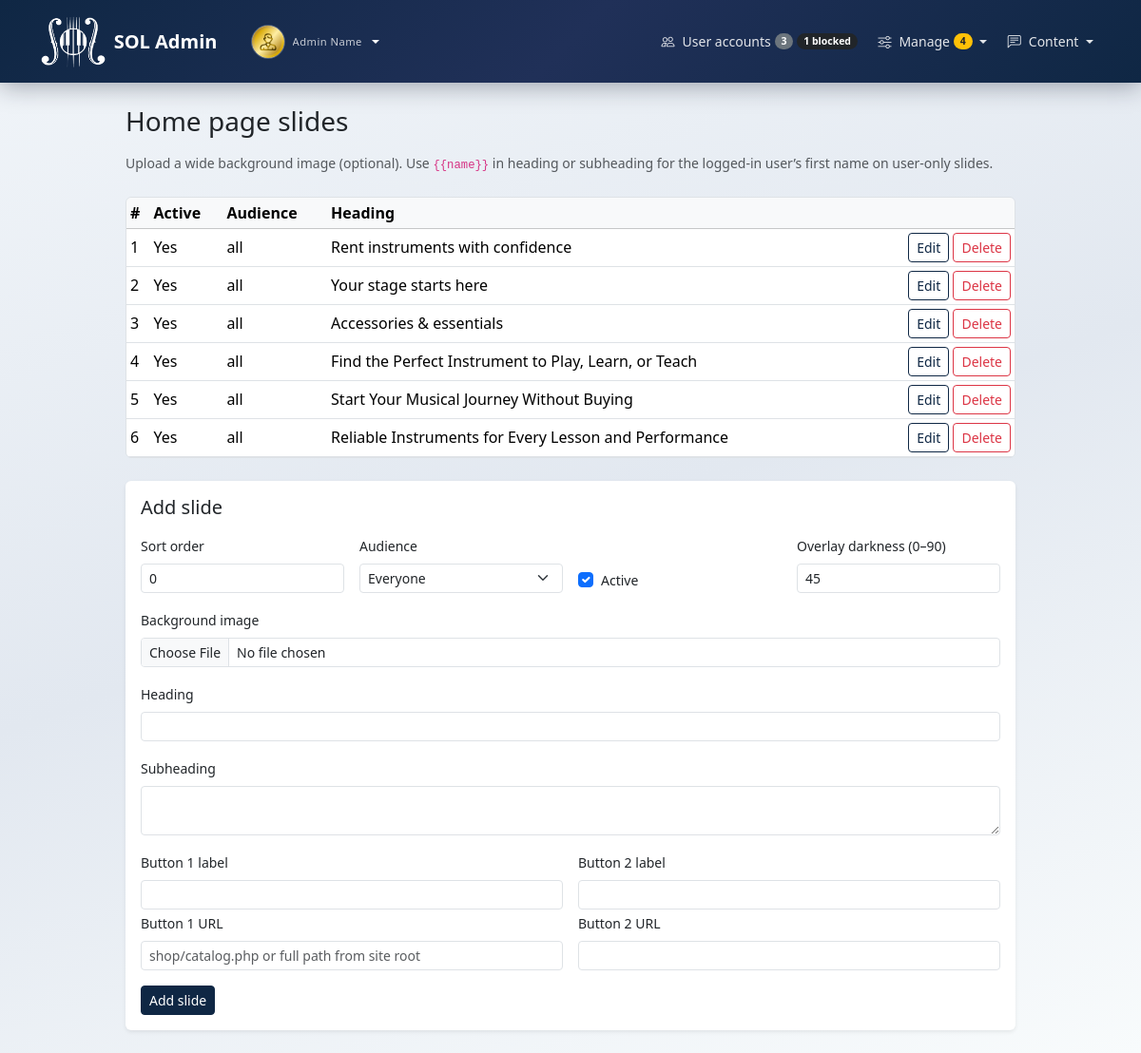
Page /admin/home_slides_admin.php (signed in) on the committed database.
### tables this page shows
CREATE TABLE IF NOT EXISTS `users` (
  `id` int(11) NOT NULL AUTO_INCREMENT,
  `first_name` varchar(255) NOT NULL,
  `last_name` varchar(255) NOT NULL,
  `pass` varchar(255) NOT NULL,
  `email` varchar(255) NOT NULL,
  `dob` date DEFAULT NULL,
  `picture` varchar(255) DEFAULT 'avatar.png',
  `status` varchar(10) NOT NULL DEFAULT 'user',
  `account_blocked` tinyint(1) NOT NULL DEFAULT 0,
  PRIMARY KEY (`id`),
  UNIQUE KEY `uk_users_email` (`email`)
);

CREATE TABLE IF NOT EXISTS `home_slides` (
  `id` int(10) UNSIGNED NOT NULL AUTO_INCREMENT,
  `sort_order` int(11) NOT NULL DEFAULT 0,
  `is_active` tinyint(1) NOT NULL DEFAULT 1,
  `audience` enum('all','guest','user') NOT NULL DEFAULT 'all',
  `background_image` varchar(255) DEFAULT NULL,
  `overlay_pct` tinyint(3) UNSIGNED NOT NULL DEFAULT 45,
  `heading` varchar(255) NOT NULL DEFAULT '',
  `subheading` text DEFAULT NULL,
  `button1_label` varchar(120) DEFAULT NULL,
  `button1_url` varchar(500) DEFAULT NULL,
  `button2_label` varchar(120) DEFAULT NULL,
  `button2_url` varchar(500) DEFAULT NULL,
  `created_at` timestamp NULL DEFAULT current_timestamp(),
  `updated_at` timestamp NULL DEFAULT NULL ON UPDATE current_timestamp(),
  PRIMARY KEY (`id`),
  KEY `idx_home_slides_order` (`is_active`,`sort_order`,`id`)
);

### admin/home_slides_admin.php (the view, shortened to what the rows shown need)
<?php
require_once dirname(__DIR__) . "/includes/app.php";
$editRow = null;
$list = $connect->query("SELECT * FROM home_slides ORDER BY sort_order ASC, id ASC");
$rows = $list ? $list->fetch_all(MYSQLI_ASSOC) : [];
$nav_role = "admin";
require_once dirname(__DIR__) . "/includes/layout_top.php";
?>
<div class="container py-4" style="max-width: 960px;">
    <h1 class="h3 mb-3">Home page slides</h1>
    <div class="table-responsive border rounded mb-4">
        <table class="table table-sm align-middle mb-0">
            <thead class="table-light"><tr><th>#</th><th>Active</th><th>Audience</th><th>Heading</th><th></th></tr></thead>
            <tbody>
                <?php foreach ($rows as $r): ?>
                    <tr>
                        <td><?= (int)$r["sort_order"] ?></td>
                        <td><?= (int)$r["is_active"] ? "Yes" : "No" ?></td>
                        <td><?= htmlspecialchars((string)$r["audience"], ENT_QUOTES, "UTF-8") ?></td>
                        <td><?= htmlspecialchars(mb_substr((string)$r["heading"], 0, 60), ENT_QUOTES, "UTF-8") ?></td>
                        <td class="text-end">
                            <a class="btn btn-sm btn-outline-primary" href="<?= htmlspecialchars(sol_url("admin/home_slides_admin.php?edit=" . (int)$r["id"]), ENT_QUOTES, "UTF-8") ?>">Edit</a>
                            <form method="post" class="d-inline" onsubmit="return confirm('Delete this slide?');">
                                <button type="submit" name="delete_slide" value="1" class="btn btn-sm btn-outline-danger">Delete</button>
                            </form>
                        </td>
                    </tr>
                <?php endforeach; ?>
            </tbody>
        </table>
    </div>
    <?php
    $isEdit = $editRow !== null;
    ?>
    <div class="card border-0 shadow-sm">
        <div class="card-body">
            <h2 class="h5 mb-3"><?= $isEdit ? "Edit slide" : "Add slide" ?></h2>
        </div>
    </div>
</div>
<?php require_once dirname(__DIR__) . "/includes/layout_bottom.php";

### includes/partials/navbar.php (shortened to what the rows shown need)
<?php
$homeUrl = sol_url("index.php");
$isGuest = $nav_role === "guest";
$isAuth = $nav_role === "auth";
$isUser = $nav_role === "user";
$isAdmin = $nav_role === "admin";
$brandHref = $isAdmin ? sol_url("admin/dashboard.php") : ($isGuest ? $homeUrl : sol_url("account/home.php"));
$brandLabel = $isAdmin ? "SOL Admin" : "SOL";
?>
<nav class="navbar navbar-expand-lg sol-navbar py-3" data-bs-theme="dark">
    <div class="container" style="max-width: 1140px;">
        <?php if ($isGuest || $isAuth): ?>
        <a class="navbar-brand d-flex align-items-center gap-2 gap-md-3 text-white text-decoration-none mb-0" href="<?= htmlspecialchars($brandHref, ENT_QUOTES, "UTF-8") ?>">
            <img src="<?= htmlspecialchars(sol_url("info/sol-logo.png"), ENT_QUOTES, "UTF-8") ?>" alt="SOL" class="sol-navbar-logo flex-shrink-0">
            <span class="d-flex flex-column lh-1">
                <span class="fw-semibold"><?= htmlspecialchars($brandLabel, ENT_QUOTES, "UTF-8") ?></span>
            </span>
        </a>
        <?php else: ?>
        <div class="d-flex align-items-center gap-2 gap-md-3 me-2 me-lg-3 flex-shrink-1 min-w-0 sol-navbar-brand-cluster">
            <a class="navbar-brand d-flex align-items-center gap-2 text-white text-decoration-none mb-0 py-0" href="<?= htmlspecialchars($brandHref, ENT_QUOTES, "UTF-8") ?>">
                <img src="<?= htmlspecialchars(sol_url("info/sol-logo.png"), ENT_QUOTES, "UTF-8") ?>" alt="SOL" class="sol-navbar-logo flex-shrink-0">
                <span class="fw-semibold d-none d-sm-inline"><?= htmlspecialchars($brandLabel, ENT_QUOTES, "UTF-8") ?></span>
            </a>
            <div class="dropdown">
                <a class="sol-navbar-user-toggle d-flex align-items-center gap-2 text-white text-decoration-none dropdown-toggle <?= ($isUser && $active_nav === "profile") ? "active" : "" ?>"
                   href="#" id="solNavbarUserMenu" role="button" data-bs-toggle="dropdown" data-bs-auto-close="true" aria-expanded="false" aria-label="Account menu">
                    <img src="<?= htmlspecialchars(sol_url("pictures/" . $userPictureNav), ENT_QUOTES, "UTF-8") ?>"
                         width="36" height="36" alt=""
                         class="rounded-circle border border-light border-opacity-25 object-fit-cover flex-shrink-0">
                    <span class="d-flex flex-column lh-1 text-start min-w-0 d-none d-sm-flex">
                        <span class="sol-brand-sub text-truncate" style="max-width: 9.5rem"><?= htmlspecialchars($displayNameNav, ENT_QUOTES, "UTF-8") ?></span>
                    </span>
                </a>
            </div>
        </div>
        <?php endif; ?>
    </div>
</nav>

### rows in the picture
users: picture (picture), displayNameNav "Admin Name"
home_slides: sort_order "1", is_active "Yes", audience "all", heading "Rent instruments with confidence"
home_slides: sort_order "2", is_active "Yes", audience "all", heading "Your stage starts here"
home_slides: sort_order "3", is_active "Yes", audience "all", heading "Accessories & essentials"
home_slides: sort_order "4", is_active "Yes", audience "all", heading "Find the Perfect Instrument to Play, Learn, or Teach"
home_slides: sort_order "5", is_active "Yes", audience "all", heading "Start Your Musical Journey Without Buying"
home_slides: sort_order "6", is_active "Yes", audience "all", heading "Reliable Instruments for Every Lesson and Performance"

### other values in the picture
$brandLabel "SOL Admin"
$adminNavCounts["users_total"] "3"
$adminNavCounts["blocked_users"] "1"
$adminManageAttention "4"
form field audience "Everyone"
